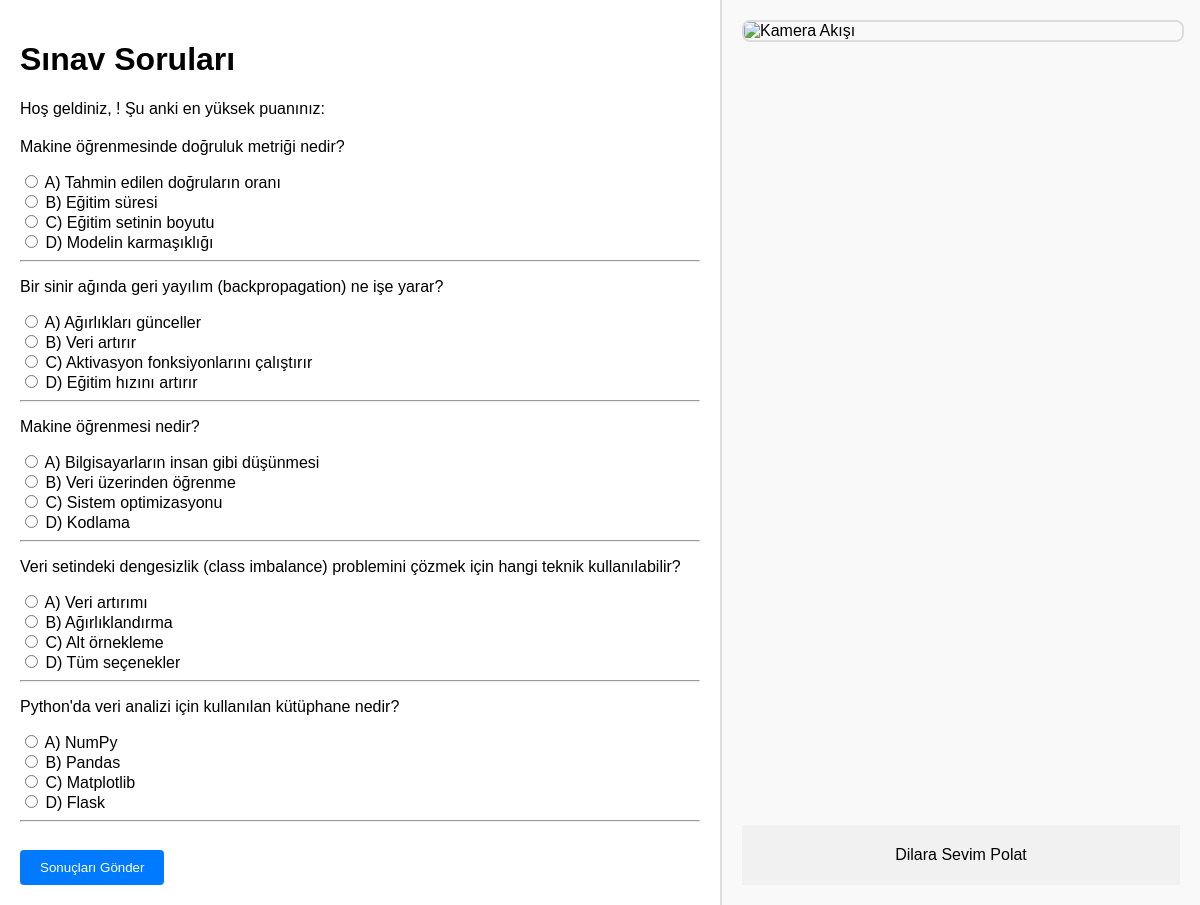
Page /exam on the committed database.
### tables this page shows
CREATE TABLE questions (
        id INTEGER PRIMARY KEY AUTOINCREMENT,
        question_text TEXT,
        option_a TEXT,
        option_b TEXT,
        option_c TEXT,
        option_d TEXT,
        correct_option CHAR
    );

### app.py (the view, shortened to what this page needs)
@app.route('/exam', methods=["GET", "POST"])
def exam():
    conn = get_db_connection()
    questions = conn.execute("SELECT * FROM questions ORDER BY RANDOM() LIMIT 5").fetchall()
    conn.close()
    return render_template("exam.html", questions=questions)

### app.py (called while the page is built)
def get_db_connection():
    conn = sqlite3.connect("database.db")
    conn.row_factory = sqlite3.Row
    return conn

### templates/exam.html (shortened to what this page needs)
<!DOCTYPE html>
<html lang="en">
<head>
</head>
<body>
    <div class="main-content">
        <h1>Sınav Soruları</h1>
        <div class="score-display">
                <p>Hoş geldiniz, {{ session['username'] }}! Şu anki en yüksek puanınız: <strong>{{  session['score'] }}</strong></p>
            </div>
        <form method="POST">
            {% for question in questions %}
                <div>
                    <p>{{ question.question_text }}</p>
                    <label><input type="radio" name="{{ question.id }}" value="A"> {{ question.option_a }}</label><br>
                    <label><input type="radio" name="{{ question.id }}" value="B"> {{ question.option_b }}</label><br>
                    <label><input type="radio" name="{{ question.id }}" value="C"> {{ question.option_c }}</label><br>
                    <label><input type="radio" name="{{ question.id }}" value="D"> {{ question.option_d }}</label><br>
                </div>
                <hr>
            {% endfor %}
            <button type="submit">Sonuçları Gönder</button>
        </form>
    </div>
    <div class="video-container" style="display: flex; flex-direction: column; justify-content: space-between; height: 100%;">
    <img src="/video_feed" alt="Kamera Akışı" style="width: 100%; border: 2px solid #ddd; border-radius: 8px;">
    <footer style="text-align: center; background-color: #f1f1f1; padding: 5px;">
        <p>Dilara Sevim Polat</p>
    </footer>
</div>
</body>
</html>

### templates/exam.html (style rules this page uses)
body { display: flex; margin: 0; padding: 0; font-family: Arial, sans-serif; height: 100vh; }
.main-content { flex: 1; padding: 20px; overflow-y: auto; }
.video-container { width: 40%; padding: 20px; background-color: #f9f9f9; border-left: 2px solid #ddd; height: 100%; box-sizing: border-box; position: sticky; top: 0; }
.video-container img { width: 100%; border: 2px solid #ddd; border-radius: 8px; }
form { margin-top: 20px; }
button { margin-top: 20px; padding: 10px 20px; background-color: #007bff; color: white; border: none; border-radius: 4px; cursor: pointer; }

### rows in the picture
questions: question_text "Makine öğrenmesinde doğruluk metriği nedir?", option_a "A) Tahmin edilen doğruların oranı", option_b "B) Eğitim süresi", option_c "C) Eğitim setinin boyutu", option_d "D) Modelin karmaşıklığı"
questions: question_text "Bir sinir ağında geri yayılım (backpropagation) ne işe yarar?", option_a "A) Ağırlıkları günceller", option_b "B) Veri artırır", option_c "C) Aktivasyon fonksiyonlarını çalıştırır", option_d "D) Eğitim hızını artırır"
questions: question_text "Makine öğrenmesi nedir?", option_a "A) Bilgisayarların insan gibi düşünmesi", option_b "B) Veri üzerinden öğrenme", option_c "C) Sistem optimizasyonu", option_d "D) Kodlama"
questions: question_text "Veri setindeki dengesizlik (class imbalance) problemini çözmek için hangi teknik kullanılabilir?", option_a "A) Veri artırımı", option_b "B) Ağırlıklandırma", option_c "C) Alt örnekleme", option_d "D) Tüm seçenekler"
questions: question_text "Python'da veri analizi için kullanılan kütüphane nedir?", option_a "A) NumPy", option_b "B) Pandas", option_c "C) Matplotlib", option_d "D) Flask"
